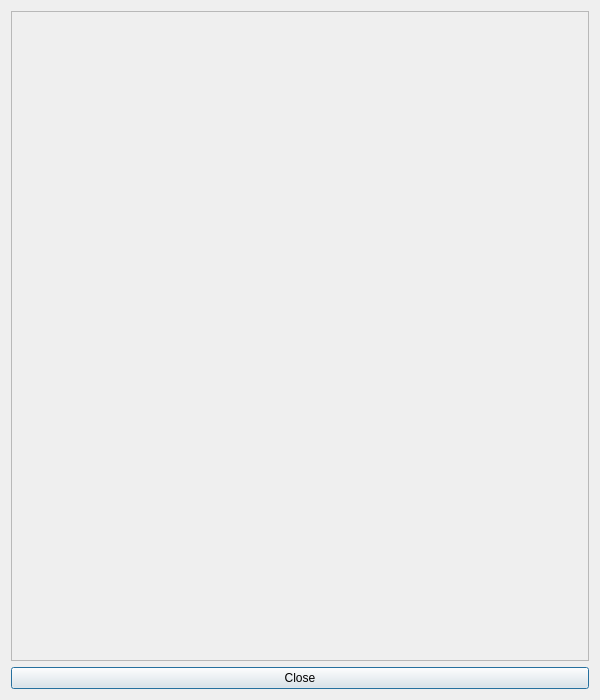
<?xml version="1.0" encoding="UTF-8"?>
<ui version="4.0">
 <class>JobMatrix</class>
 <widget class="QDialog" name="JobMatrix">
  <property name="geometry">
   <rect>
    <x>0</x>
    <y>0</y>
    <width>600</width>
    <height>700</height>
   </rect>
  </property>
  <property name="windowTitle">
   <string>Dialog</string>
  </property>
  <layout class="QVBoxLayout" name="verticalLayout">
   <item>
    <widget class="QScrollArea" name="matrix">
     <property name="widgetResizable">
      <bool>true</bool>
     </property>
     <widget class="QWidget" name="scrollAreaWidgetContents">
      <property name="geometry">
       <rect>
        <x>0</x>
        <y>0</y>
        <width>580</width>
        <height>647</height>
       </rect>
      </property>
     </widget>
    </widget>
   </item>
   <item>
    <widget class="QPushButton" name="CloseButton">
     <property name="text">
      <string>Close</string>
     </property>
    </widget>
   </item>
  </layout>
 </widget>
 <resources/>
 <connections/>
</ui>
